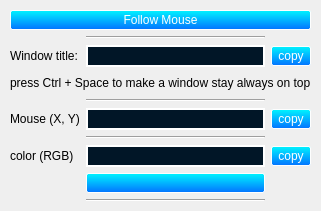
<?xml version="1.0" encoding="UTF-8"?>
<ui version="4.0">
 <class>MainWindow</class>
 <widget class="QMainWindow" name="MainWindow">
  <property name="geometry">
   <rect>
    <x>0</x>
    <y>0</y>
    <width>315</width>
    <height>211</height>
   </rect>
  </property>
  <property name="windowTitle">
   <string>Window Inspector</string>
  </property>
  <property name="styleSheet">
   <string notr="true">QLineEdit {
	background-color: rgb(1, 22, 39);    
    color: white;
    border: 2px solid white;
    font-size: 14px;
}
QLineEdit:focus {
    border: 2px solid #00bfff;
}
QLineEdit:hover {
	background-color: #000080;
}
QPushButton{
 padding-top:2px;
padding-bottom:2px;
 padding-left:6px;
padding-right:6px;
	font: 10pt &quot;MS Shell Dlg 2l&quot;;
background-color:qlineargradient(spread:pad, x1:1, y1:0, x2:1, y2:1, stop:0 rgba(0, 244, 255, 255), stop:1 rgba(3, 115, 255, 255));

border:1px solid rgb(253, 254, 254);
	color: rgb(255, 255, 255);
border-radius:2px;
}
QPushButton:hover{
color: qlineargradient(spread:pad, x1:0, y1:0, x2:1, y2:1, stop:0 rgba(63, 63, 63, 255), stop:1 rgba(33, 33, 33, 255));
 background-color: qlineargradient(spread:pad, x1:0.505636, y1:0.221, x2:0.431818, y2:1, stop:0 rgba(89, 255, 255, 255), stop:1 rgba(60, 138, 255, 255));

}
QPushButton:pressed{
background-color: qlineargradient(spread:pad, x1:0.767, y1:1, x2:1, y2:0, stop:0 rgba(0, 244, 255, 255), stop:1 rgba(3, 115, 255, 255));
}
QCheckBox {
 background: transparent;
}

QCheckBox:disabled {
  background-color: #d3d3d3;
  border: 1px solid #808080;
  color: #808080;
}

QCheckBox::indicator {
  width: 12px;
  height: 12px;
	border: 2px solid rgb(2, 139, 255);
}

QCheckBox::indicator:unchecked {
  image: url(:/images/unchecked.png);
}

QCheckBox::indicator:unchecked:hover {
  image: url(:/images/unchecked_hover.png);
	background-color: rgb(0, 227, 255);
	 width: 14px;
  height: 14px;
}

QCheckBox::indicator:checked {
border: 2px solid green;
 image: url(Tic_seign.png);
}

QCheckBox::indicator:checked:hover {
  image: url(Tic_seign.png);
 width: 14px;
  height: 14px;
}
</string>
  </property>
  <widget class="QWidget" name="centralwidget">
   <layout class="QGridLayout" name="gridLayout">
    <property name="leftMargin">
     <number>10</number>
    </property>
    <property name="topMargin">
     <number>10</number>
    </property>
    <property name="rightMargin">
     <number>10</number>
    </property>
    <item row="1" column="1">
     <widget class="Line" name="line_3">
      <property name="orientation">
       <enum>Qt::Horizontal</enum>
      </property>
     </widget>
    </item>
    <item row="6" column="1">
     <widget class="Line" name="line_2">
      <property name="orientation">
       <enum>Qt::Horizontal</enum>
      </property>
     </widget>
    </item>
    <item row="8" column="1">
     <widget class="QPushButton" name="ColourPushButton">
      <property name="text">
       <string/>
      </property>
     </widget>
    </item>
    <item row="5" column="1">
     <widget class="QLineEdit" name="MouseLineEdit">
      <property name="readOnly">
       <bool>true</bool>
      </property>
     </widget>
    </item>
    <item row="2" column="1">
     <widget class="QLineEdit" name="titleLineEdit">
      <property name="readOnly">
       <bool>true</bool>
      </property>
     </widget>
    </item>
    <item row="5" column="2">
     <widget class="QPushButton" name="CopyMousePushButton">
      <property name="text">
       <string>copy</string>
      </property>
     </widget>
    </item>
    <item row="7" column="1">
     <widget class="QLineEdit" name="ColourLineEdit">
      <property name="readOnly">
       <bool>true</bool>
      </property>
     </widget>
    </item>
    <item row="0" column="0" colspan="3">
     <widget class="QPushButton" name="FollowPushButton">
      <property name="text">
       <string>Follow Mouse</string>
      </property>
     </widget>
    </item>
    <item row="2" column="2">
     <widget class="QPushButton" name="CopyTitlePushButton">
      <property name="text">
       <string>copy</string>
      </property>
     </widget>
    </item>
    <item row="4" column="1">
     <widget class="Line" name="line">
      <property name="orientation">
       <enum>Qt::Horizontal</enum>
      </property>
     </widget>
    </item>
    <item row="7" column="0">
     <widget class="QLabel" name="label_3">
      <property name="text">
       <string>color (RGB)</string>
      </property>
     </widget>
    </item>
    <item row="9" column="1">
     <widget class="Line" name="line_4">
      <property name="orientation">
       <enum>Qt::Horizontal</enum>
      </property>
     </widget>
    </item>
    <item row="2" column="0">
     <widget class="QLabel" name="label">
      <property name="text">
       <string>Window title:</string>
      </property>
     </widget>
    </item>
    <item row="7" column="2">
     <widget class="QPushButton" name="CopyColourpushButton">
      <property name="text">
       <string>copy</string>
      </property>
     </widget>
    </item>
    <item row="5" column="0">
     <widget class="QLabel" name="label_2">
      <property name="text">
       <string>Mouse (X, Y)</string>
      </property>
     </widget>
    </item>
    <item row="3" column="0" colspan="3">
     <widget class="QLabel" name="label_4">
      <property name="text">
       <string>press Ctrl + Space to make a window stay always on top</string>
      </property>
     </widget>
    </item>
   </layout>
  </widget>
 </widget>
 <resources/>
 <connections/>
</ui>
